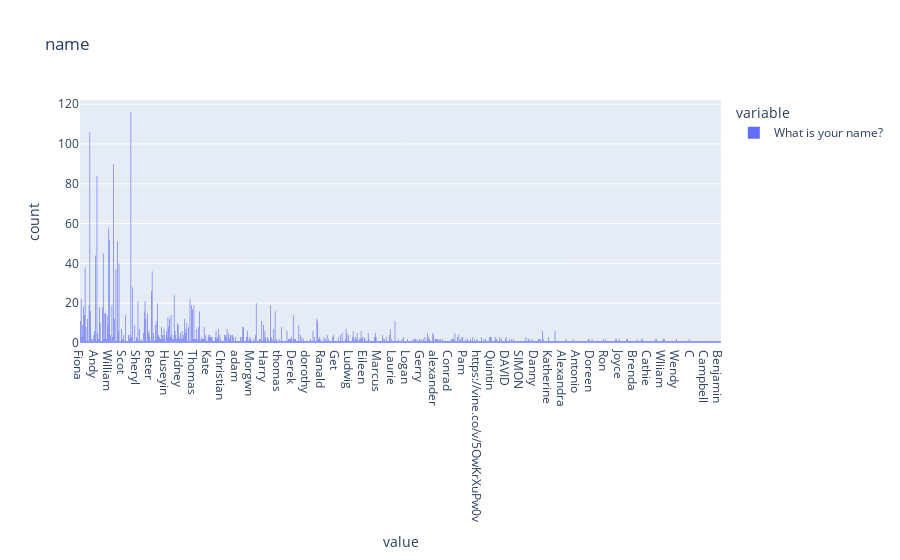

Write notebook code for a chart like this one.
### Code cell
fig = px.histogram(name,
                  title="name")
fig.update_layout(showlegend=True)
fig.show()

### Figure 1 — Plotly figure (JSON) as saved in the notebook; plotly's stock layout.template omitted (floating-point values rounded to 4 significant figures; data arrays with more than 128 entries replaced by an {"elided": "..."} marker saying what was removed)
{"data": [{"alignmentgroup": "True", "bingroup": "x", "hovertemplate": "variable=What is your name?<br>value=%{x}<br>count=%{y}<extra></extra>", "legendgroup": "What is your name?", "marker": {"color": "#636efa", "pattern": {"shape": ""}}, "name": "What is your name?", "offsetgroup": "What is your name?", "orientation": "v", "showlegend": true, "type": "histogram", "x": {"elided": "2918 str values"}, "xaxis": "x", "yaxis": "y"}], "layout": {"barmode": "relative", "legend": {"title": {"text": "variable"}, "tracegroupgap": 0}, "showlegend": true, "title": {"text": "name"}, "xaxis": {"anchor": "y", "domain": [0, 1], "title": {"text": "value"}}, "yaxis": {"anchor": "x", "domain": [0, 1], "title": {"text": "count"}}}}
